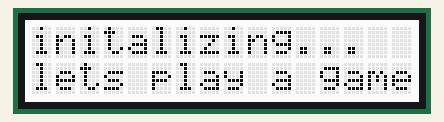
This sketch was run on a simulated Arduino Uno, built with avr-gcc and run on an emulated ATmega328P. Shown: 16×2 character LCD. Random numbers use the default seed unless the sketch sets one.

Above: at 0.1 s.
At 5.09 s:
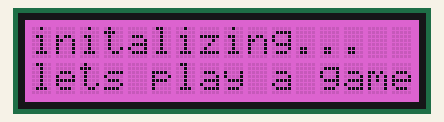
At 10.05 s:
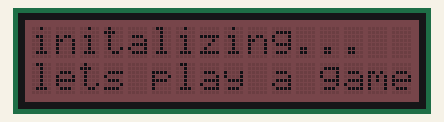
At 19.96 s:
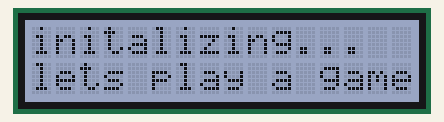
At 29.88 s:
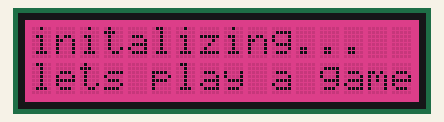
At 39.8 s:
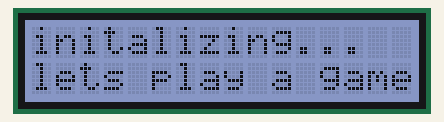

The sketch:

HelloWorld.ino
```cpp
#include <Wire.h>
#include "rgb_lcd.h"


rgb_lcd lcd;

// const int colorR = 0;
// const int colorG = 255;
// const int colorB = 100;

int score = 1;

void setup() {
    // set up the LCD's number of columns and rows:
    lcd.begin(16, 2);


    // Print a message to the LCD.
    lcd.print("initalizing...");
    lcd.setCursor(0, 1);
    lcd.print("lets play a game!");

    delay(1000);
}

void loop() {
    // set the cursor to column 0, line 1
    // (note: line 1 is the second row, since counting begins with 0):
    lcd.setCursor(0, 1);
    // print the number of seconds since reset:


    int colorR=random(255);
    int colorG=random(255);
    int colorB=random(255);


    lcd.setRGB(colorR, colorG, colorB);


    delay(100);
}
```
